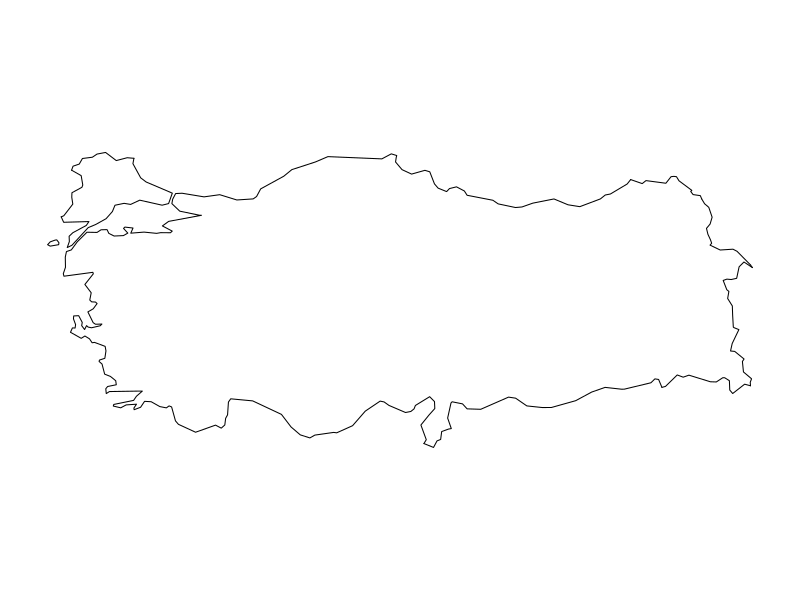

This figure's R source: (Note: this script raises an error after producing the figure.)
library(maps)
map("world", "Turkey")
tr = st_as_sf(map("world", "Turkey", plot = TRUE, fill = TRUE))
laea = st_crs("+proj=laea +lat_0=30 +lon_0=20") # Lambert equal area
tr <- st_transform(tr, laea)
g = st_graticule(tr,lon = seq(24,48,3),lat = seq(34,44,2))
plot(st_geometry(g), axes = TRUE, add=T)
plot(tr, graticule = g, key.pos = NULL, axes = TRUE, main="")


library(ggplot2)
d_points <- data.frame(long = c(41),lat  = c(41)) %>% 
  st_as_sf(coords = c("long", "lat"), crs = 4326) %>% 
  st_transform(crs = laea)

ggplot(data = tr) + 
  geom_sf()+
  geom_sf(data = d_points, 
          color = "red", size = 5)+
  theme_bw(base_size = 20)
  
